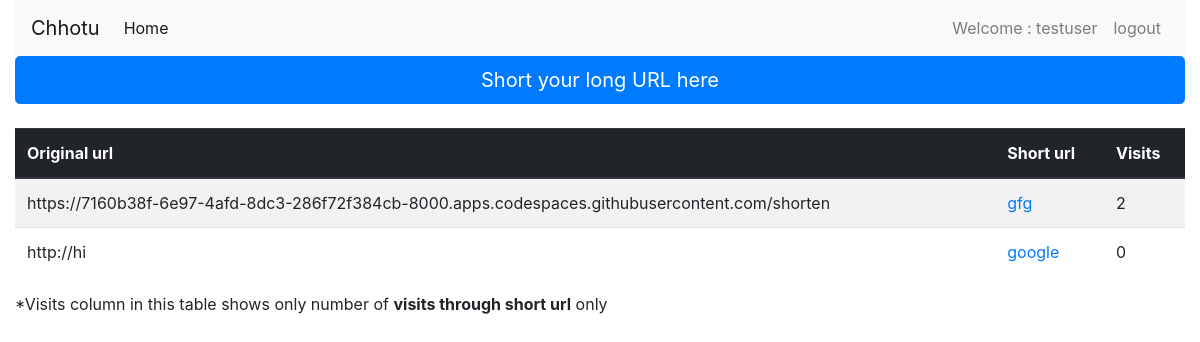
Screenshot of / (signed in) with the database file from the repository.
### main/models.py (models this page shows, shortened)
class UserShort(models.Model):
    uri = models.URLField('Enter original uri ')
    shorturi = models.CharField('save the model for shorten uri',max_length=10,null=True,blank=True)
    user = models.ForeignKey(User,on_delete=models.CASCADE)
    count = models.IntegerField(default=0)

### home/views.py (the view)
# urls.py: path('',index,name='index'),
def index(request):
    if request.user.is_authenticated:
        query = UserShort.objects.filter(user=request.user).order_by('-pk')
        context = {'query':query}
    else:
        query = shorten.objects.all().order_by('-pk')
        context = {'query':query}
    return render(request,'index.html',context)

### templates/index.html
{% extends 'base.html' %}
{% block content %}
<a href="{% url 'home:short'%}" class="btn btn-primary btn-lg btn-block mb-4">Short your long URL here</a>
<div class="table-responsive ">
    <table class="table table-striped borderless">
  <thead class="thead-dark">
    <tr>
      <th scope="col">Original url</th>
      <th scope="col">Short url</th>
      {% if user.is_authenticated %}
      <th scope="col">Visits</th>
      {%endif%}
    </tr>
  </thead>
  <tbody>
  {%for object in query%}
    <tr>
      <td>{{object.uri }}</td>
      {% if user.is_authenticated %}
      <td><a href="{{user}}/{{object.shorturi}}">{{object.shorturi}}</a></td>
      {%else%}
      <td><a href="/{{object.shorturi}}">{{object.shorturi}}</a></td>
      {%endif%}
      {% if user.is_authenticated %}
      <td>{{object.count}}</td>
      {%endif%}
    </tr>
  {%endfor%}
  </tbody>
</table>
      {% if user.is_authenticated %}
      *Visits column in this table shows only number of <b>visits through short url</b> only
      {%endif%}
</div>
 {% endblock %}

### templates/base.html (shortened to what this page needs)
{% load static %}
<!doctype html>
<html lang="en">
  <head>
    <link rel="stylesheet" href="https://maxcdn.bootstrapcdn.com/bootstrap/4.0.0/css/bootstrap.min.css">
  </head>
  <body>
    <div class="container-fluid">
      {%block navbar%}
      <nav class="navbar navbar-expand-lg navbar-light bg-light">
        <a class="navbar-brand" href="/">Chhotu</a>
        <div class="collapse navbar-collapse" id="navbarText">
          <ul class="navbar-nav mr-auto">
            <li class="nav-item active">
              <a class="nav-link" href="/">Home <span class="sr-only">(current)</span></a>
            </li>
          </ul>
          <ul class="navbar-nav ml-auto">
            <li class="nav-item">
              <a class="nav-link" href="#">Welcome : {{request.user}}</a>
            </li>
          {% if request.user.is_authenticated %}
          <li class="nav-item">
            <a class="nav-link" href="/logout/">logout</a>
          </li>
          {%endif%}
          </ul>
        </div>
      </nav>
      {%endblock%}
   {%block content%}
   {%endblock%}
  </div>
  </body>
</html>

### rows the page displays
UserShort: uri "https://7160b38f-6e97-4afd-8dc3-286f72f384cb-8000.apps.codespaces.githubusercontent.com/shorten", shorturi "gfg", count "2"
UserShort: uri "http://hi", shorturi "google", count "0"

### other values shown
{{ request.user }} "testuser"
